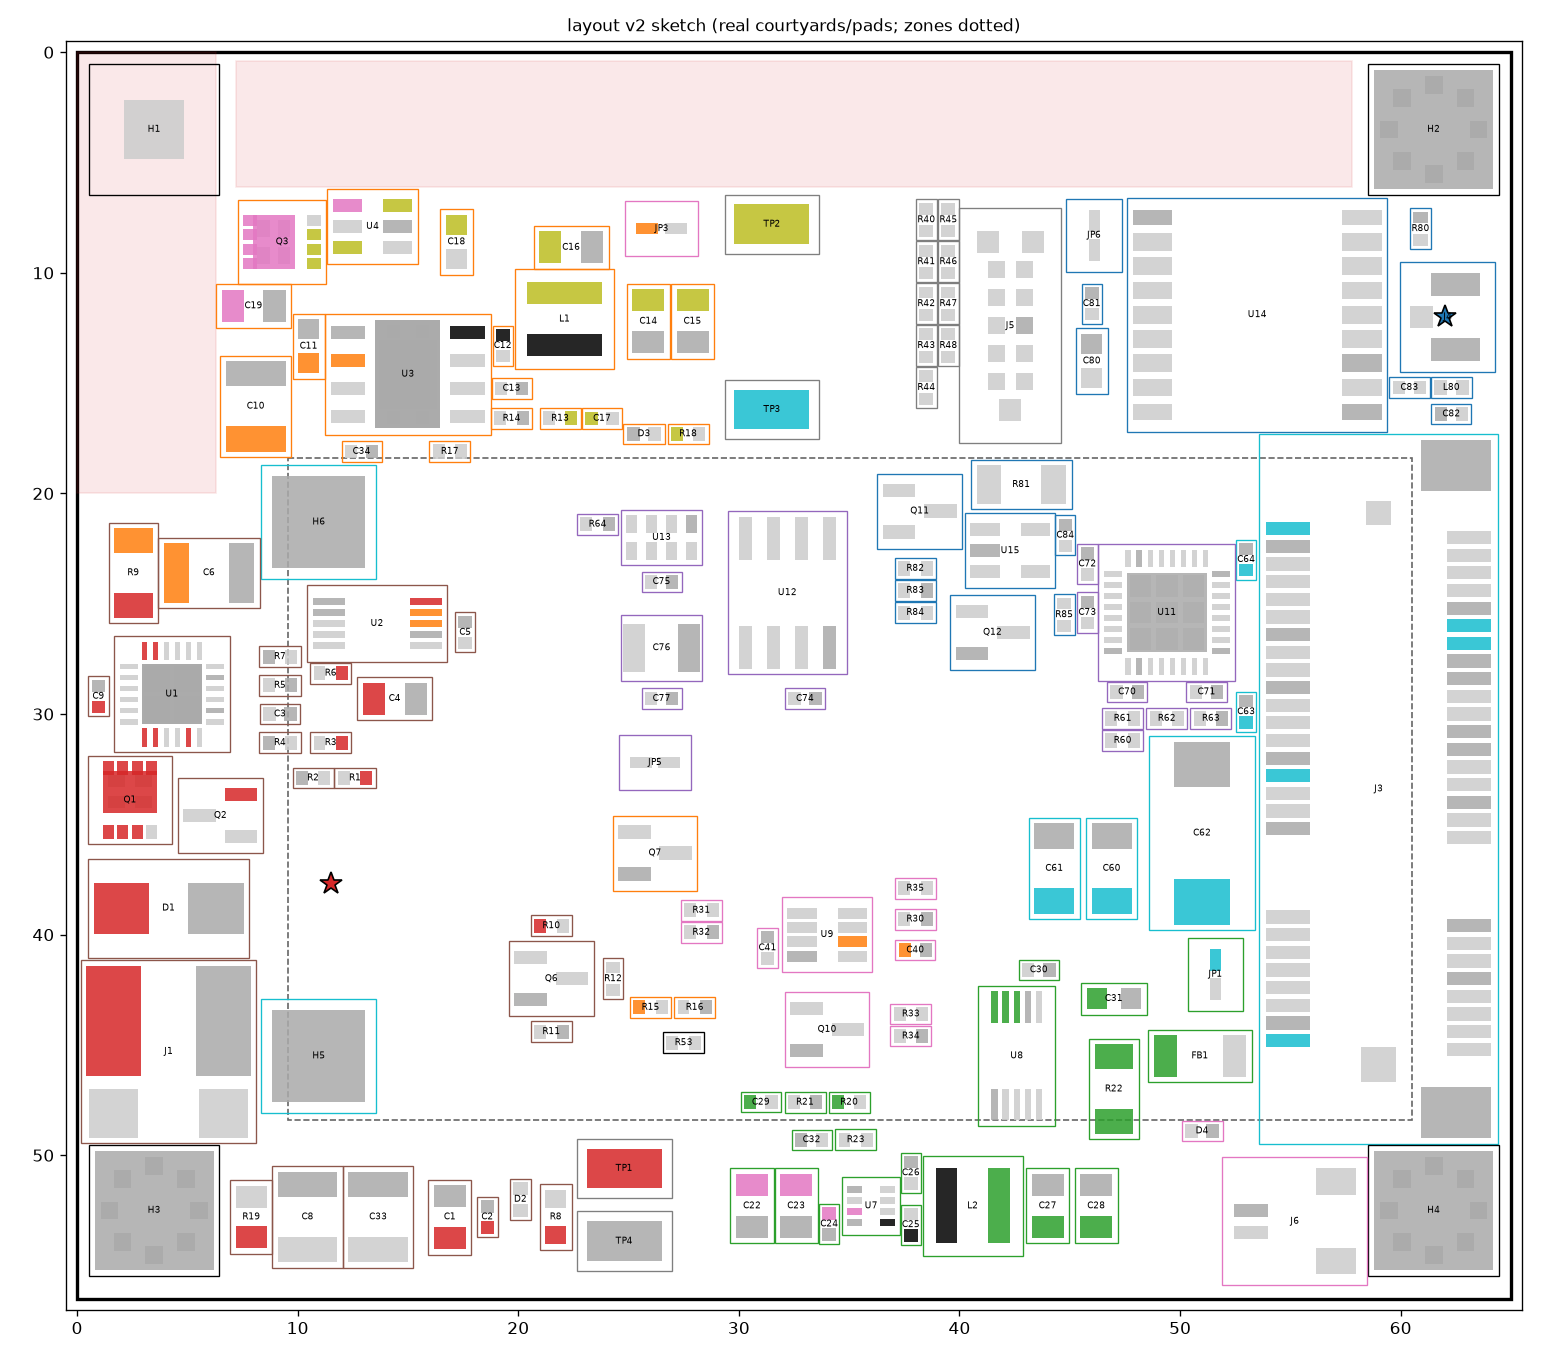

Write the Python code that produced this figure.
#!/usr/bin/env python3
"""Check a coordinate-level placement sketch (sketch.json) against PLAN.md, with real footprint sizes.

Input : fpdata.json (export_fp.py, real courtyards/pads at rot 0) + sketch.json (x, y, rot per ref).
Output: a pass/fail report on stdout + sketch.png. No pcbnew needed (runs on Windows or WSL).

Coordinates: HAT frame, origin top-left, y down, mm. Rotation = KiCad degrees (multiples of 90):
local (x, y) -> (x cos t + y sin t, -x sin t + y cos t), the same convention pcbnew uses.
"""
import json
import math
import os
import sys

HERE = os.path.dirname(os.path.abspath(__file__))
BW, BH, EDGE = 65.0, 56.5, 0.5
CARD = (9.55, 18.4, 60.5, 48.4)
CARD_HMAX = 1.9
KEEPOUTS = {  # name: rect, applies to front parts and to copper on all layers
    "antenna": (0.0, 0.0, 6.3, 20.0),
    "J2 pins (THT, top-side solder)": (7.2, 0.4, 57.8, 6.1),
}
BACK_KEEPOUTS = {"PoE header": (58.0, 6.0, 64.0, 13.0), "antenna": (0.0, 0.0, 6.3, 20.0)}
NOT_UNDER_CARD = ("L1", "L2", "U3", "U7", "TP1", "TP2", "TP3", "TP4", "D2", "D3", "JP3", "J5", "J6")
HALOW_UFL = (11.5, 37.7)
GNSS_PTS = {"U14": (53.5, 11.9), "J4": (62.0, 12.0)}


def rot(x, y, deg):
    t = math.radians(deg)
    c, s = round(math.cos(t)), round(math.sin(t))
    return x * c + y * s, -x * s + y * c


def rect_rot(r, deg):
    xs, ys = zip(*(rot(x, y, deg) for x, y in ((r[0], r[1]), (r[2], r[3]))))
    return min(xs), min(ys), max(xs), max(ys)


def shift(r, x, y):
    return r[0] + x, r[1] + y, r[2] + x, r[3] + y


def overlap(a, b, tol=0.0):
    return a[0] < b[2] - tol and b[0] < a[2] - tol and a[1] < b[3] - tol and b[1] < a[3] - tol


def gap(a, b):
    dx = max(b[0] - a[2], a[0] - b[2], 0.0)
    dy = max(b[1] - a[3], a[1] - b[3], 0.0)
    return math.hypot(dx, dy)


def area(r):
    return max(0.0, r[2] - r[0]) * max(0.0, r[3] - r[1])


def inter(a, b):
    return (max(a[0], b[0]), max(a[1], b[1]), min(a[2], b[2]), min(a[3], b[3]))


class Board:
    def __init__(self, fpdata, sketch):
        self.fp = fpdata
        self.pos = {**sketch["fixed"], **sketch["place"]}
        self.sketch = sketch

    def cy(self, ref):
        x, y, r = self.pos[ref][:3]
        return shift(rect_rot(self.fp[ref]["cy"], r), x, y)

    def pads(self, ref, num=None):
        x, y, r = self.pos[ref][:3]
        out = []
        for p in self.fp[ref]["pads"]:
            if num is not None and p["n"] != str(num):
                continue
            cx, cy = rot(p["x"], p["y"], r)
            w, h = (p["w"], p["h"]) if r % 180 == 0 else (p["h"], p["w"])
            out.append((cx + x - w / 2, cy + y - h / 2, cx + x + w / 2, cy + y + h / 2))
        if not out:
            raise KeyError(f"{ref} pad {num}")
        # largest pad of that number (thermal-via children share the number)
        return max(out, key=area)

    def pad_centre(self, ref, num):
        r = self.pads(ref, num)
        return (r[0] + r[2]) / 2, (r[1] + r[3]) / 2


def ring_segments(ring):
    x0, y0, x1, y1 = ring["inner"]
    w = ring["w"]
    segs = [(x0 - w, y0 - w, x1 + w, y0), (x0 - w, y1, x1 + w, y1 + w), (x0 - w, y0, x0, y1), (x1, y0, x1 + w, y1)]
    out = []
    for sg in segs:  # cut the gaps out (gaps are rects; a segment is split along its long axis)
        pieces = [sg]
        for g in ring.get("gaps", []):
            nxt = []
            for p in pieces:
                if not overlap(p, g):
                    nxt.append(p)
                    continue
                if p[2] - p[0] >= p[3] - p[1]:
                    nxt += [q for q in ((p[0], p[1], g[0], p[3]), (g[2], p[1], p[2], p[3])) if q[2] - q[0] > 0.05]
                else:
                    nxt += [q for q in ((p[0], p[1], p[2], g[1]), (p[0], g[3], p[2], p[3])) if q[3] - q[1] > 0.05]
            pieces = nxt
        out += pieces
    return out


def main():
    fp = json.load(open(os.path.join(HERE, "fpdata.json")))
    sk = json.load(open(os.path.join(HERE, "sketch.json"), encoding="utf-8"))
    B = Board(fp, sk)
    fails, notes = [], []

    def check(ok, msg):
        (notes if ok else fails).append(("PASS " if ok else "FAIL ") + msg)

    placed = list(B.pos)
    front = [r for r in placed if not fp[r]["back"]]
    # 1. courtyard overlaps (front side)
    for i, a in enumerate(front):
        for b in front[i + 1:]:
            if overlap(B.cy(a), B.cy(b), tol=0.01):
                ov = area(inter(B.cy(a), B.cy(b)))
                check(False, f"courtyard overlap {a} x {b} ({ov:.2f} mm2)")
    back = [r for r in placed if fp[r]["back"] and r != "J2"]   # back-side pads (r2 review: checker ignored the back)
    for i, a in enumerate(back):
        for b in back[i + 1:]:
            if overlap(B.cy(a), B.cy(b), tol=0.01):
                check(False, f"back courtyard overlap {a} x {b}")
    for r in back:
        for name, k in BACK_KEEPOUTS.items():
            if overlap(B.cy(r), k, tol=0.01):
                check(False, f"back part {r} in back keep-out '{name}'")
    # 2. board edge + keep-outs + card height
    for r in front:
        c = B.cy(r)
        if r in sk["fixed"]:
            continue
        if c[0] < EDGE or c[1] < EDGE or c[2] > BW - EDGE or c[3] > BH - EDGE:
            check(False, f"{r} courtyard beyond board edge - {EDGE} mm: {tuple(round(v, 2) for v in c)}")
        for name, k in KEEPOUTS.items():
            if overlap(c, k, tol=0.01):
                check(False, f"{r} in keep-out '{name}'")
        if overlap(c, CARD, tol=0.01):
            h = fp[r]["height"]
            if h > CARD_HMAX or r in NOT_UNDER_CARD:
                check(False, f"{r} under the card: height {h} mm / not allowed under card")
    # 2b. shield-frame pad rings (PLAN F3): a ring of GND pad around a buck; gaps let F-layer current cross.
    for ring in sk.get("rings", []):
        segs = ring_segments(ring)
        inner = tuple(ring["inner"])
        for r in ring["encloses"]:
            c = B.cy(r)
            if not (c[0] >= inner[0] - 0.01 and c[1] >= inner[1] - 0.01 and c[2] <= inner[2] + 0.01 and c[3] <= inner[3] + 0.01):
                check(False, f"ring {ring['id']}: {r} not inside the frame")
        for sg in segs:
            if overlap(sg, CARD, tol=0.01):
                check(False, f"ring {ring['id']}: frame pad under the card (frame is ~4 mm tall)")
            if sg[0] < EDGE or sg[1] < EDGE or sg[2] > BW - EDGE or sg[3] > BH - EDGE:
                check(False, f"ring {ring['id']}: frame pad beyond board edge")
            for r in front:
                if overlap(sg, B.cy(r), tol=0.01):
                    check(False, f"ring {ring['id']}: frame pad hits {r}")
        notes.append(f"PASS ring {ring['id']}: {sum(area(sg) for sg in segs):.0f} mm2 of frame pad, gaps {len(ring.get('gaps', []))}")
    # 3. distance rules
    for rule in sk["rules"]:
        kind, lim, label = rule["kind"], rule["max"] if "max" in rule else rule["min"], rule["id"]
        if kind == "pad":
            (ra, na), (rb, nb) = rule["a"], rule["b"]
            d = gap(B.pads(ra, na), B.pads(rb, nb))
        elif kind == "centre":
            (ra, na), (rb, nb) = rule["a"], rule["b"]
            pa = B.pad_centre(ra, na) if na else ((B.cy(ra)[0] + B.cy(ra)[2]) / 2, (B.cy(ra)[1] + B.cy(ra)[3]) / 2)
            pb = B.pad_centre(rb, nb) if nb else ((B.cy(rb)[0] + B.cy(rb)[2]) / 2, (B.cy(rb)[1] + B.cy(rb)[3]) / 2)
            d = math.dist(pa, pb)
        elif kind == "point":
            (ra, na), pt = rule["a"], rule["pt"]
            p = B.pads(ra, na)
            d = gap(p, (pt[0], pt[1], pt[0], pt[1]))
        else:
            raise SystemExit(f"unknown rule kind {kind}")
        ok = d <= lim if "max" in rule else d >= lim
        check(ok, f"{label}: {d:.2f} mm ({'<=' if 'max' in rule else '>='} {lim}) {rule.get('what', '')}")
    # 4. zones for parts not yet placed individually
    for name, z in sk["zones"].items():
        zr = tuple(z["rect"])
        free = area(zr)
        for r in ([] if z.get("back") else front):
            if r in sk["zones"][name].get("parts", []):
                continue
            free -= area(inter(zr, B.cy(r)))
        need = sum(area(rect_rot(fp[r]["cy"], 0)) for r in z["parts"])
        fill = need / free if free > 0 else 9.9
        lim = z.get("max_fill", 0.65)
        check(fill <= lim, f"zone {name}: {len(z['parts'])} parts need {need:.0f} mm2 of {free:.0f} mm2 free = {fill:.0%} (limit {lim:.0%})")
    # 5. fill of the individually placed regions
    for name, rr in sk.get("regions", {}).items():
        used = sum(area(inter(tuple(rr), B.cy(r))) for r in front if r not in sk["fixed"])
        notes.append(f"INFO region {name}: courtyard fill {used / area(tuple(rr)):.0%} of {area(tuple(rr)):.0f} mm2")
    unplaced = sorted(set(fp) - set(B.pos) - {p for z in sk["zones"].values() for p in z["parts"]})
    check(not unplaced, f"every footprint placed or zoned (missing: {', '.join(unplaced) or 'none'})")
    for line in fails + notes:
        print(line)
    print(f"\n{len(fails)} FAIL, {sum(1 for n in notes if n.startswith('PASS'))} PASS")
    draw(B, sk)
    return 1 if fails else 0


def draw(B, sk):
    import matplotlib
    matplotlib.use("Agg")
    import matplotlib.pyplot as plt
    from matplotlib.patches import Rectangle
    fig, ax = plt.subplots(figsize=(13, 11.3))
    ax.add_patch(Rectangle((0, 0), BW, BH, fill=False, lw=2))
    ax.add_patch(Rectangle(CARD[:2], CARD[2] - CARD[0], CARD[3] - CARD[1], fill=False, ls="--", ec="#666"))
    for name, k in KEEPOUTS.items():
        ax.add_patch(Rectangle(k[:2], k[2] - k[0], k[3] - k[1], color="#d62728", alpha=0.10))
    for name, z in sk["zones"].items():
        r = z["rect"]
        ax.add_patch(Rectangle(r[:2], r[2] - r[0], r[3] - r[1], fill=False, ec="#9467bd", ls=":", lw=1.2))
        ax.text(r[0] + 0.3, r[1] + 0.9, name, fontsize=6, color="#9467bd")
    colours = {"power_in": "#8c564b", "power_5v": "#ff7f0e", "power_3v3": "#2ca02c", "softpower": "#e377c2",
               "halow": "#17becf", "security": "#9467bd", "gnss": "#1f77b4", "debug": "#7f7f7f", "pi_header": "#000"}
    netc = {"VBAT_RAW": "#d62728", "EF_IN": "#d62728", "EF_OUT": "#d62728", "VSYS": "#ff7f0e", "SW_5V": "#000",
            "SW_3V3": "#000", "5V_BUCK": "#bcbd22", "5V_PI": "#e377c2", "3V3_BUCK": "#2ca02c", "3V3_SH": "#2ca02c",
            "3V3_MPCIE": "#17becf", "GND": "#aaaaaa"}
    for ref in B.pos:
        if B.fp[ref]["back"]:
            continue
        c = B.cy(ref)
        col = colours.get(B.fp[ref]["sheet"], "#333")
        ax.add_patch(Rectangle(c[:2], c[2] - c[0], c[3] - c[1], fill=False, ec=col, lw=0.8))
        x, y, r = B.pos[ref][:3]
        for p in B.fp[ref]["pads"]:
            cx, cy = rot(p["x"], p["y"], r)
            w, h = (p["w"], p["h"]) if r % 180 == 0 else (p["h"], p["w"])
            if w * h < 0.3 and p["th"]:
                continue
            ax.add_patch(Rectangle((cx + x - w / 2, cy + y - h / 2), w, h, color=netc.get(p["net"], "#cccccc"),
                                   alpha=0.85, lw=0))
        ax.text((c[0] + c[2]) / 2, (c[1] + c[3]) / 2, ref, fontsize=5.5, ha="center", va="center")
    for ring in sk.get("rings", []):
        for sg in ring_segments(ring):
            ax.add_patch(Rectangle(sg[:2], sg[2] - sg[0], sg[3] - sg[1], color="#555", alpha=0.6, lw=0))
    ax.plot(*HALOW_UFL, marker="*", ms=14, color="#d62728", mec="k")
    ax.plot(62, 12, marker="*", ms=14, color="#1f77b4", mec="k")
    ax.set_xlim(-0.5, BW + 0.5)
    ax.set_ylim(BH + 0.5, -0.5)
    ax.set_aspect("equal")
    ax.set_title("layout v2 sketch (real courtyards/pads; zones dotted)", fontsize=10)
    fig.tight_layout()
    fig.savefig(os.path.join(HERE, "sketch.png"), dpi=120)


if __name__ == "__main__":
    sys.exit(main())
